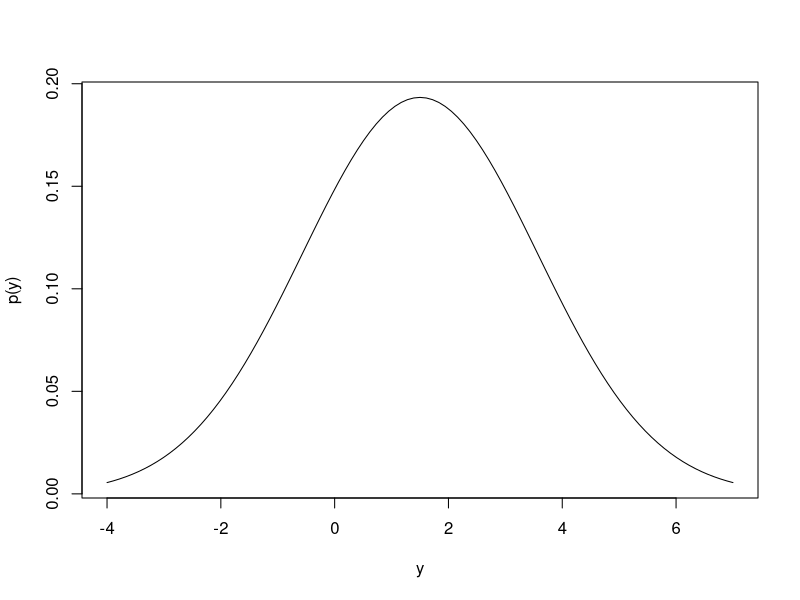
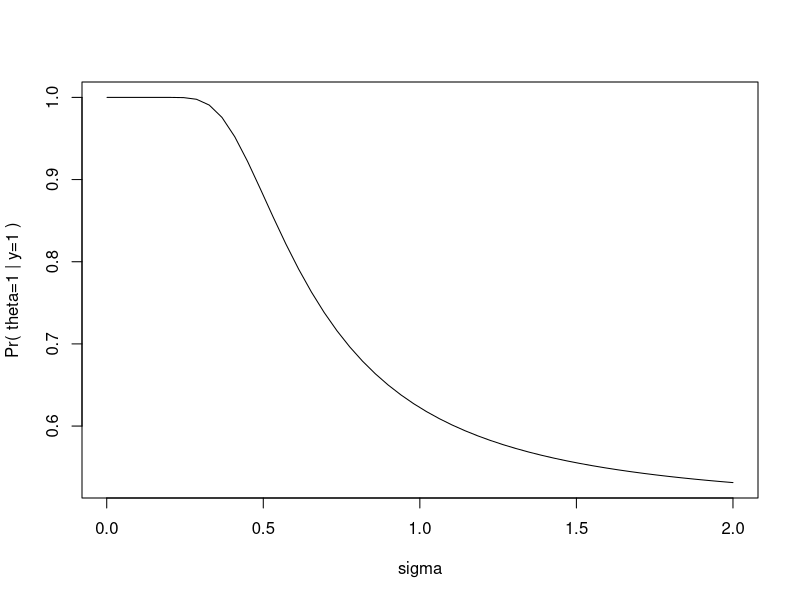
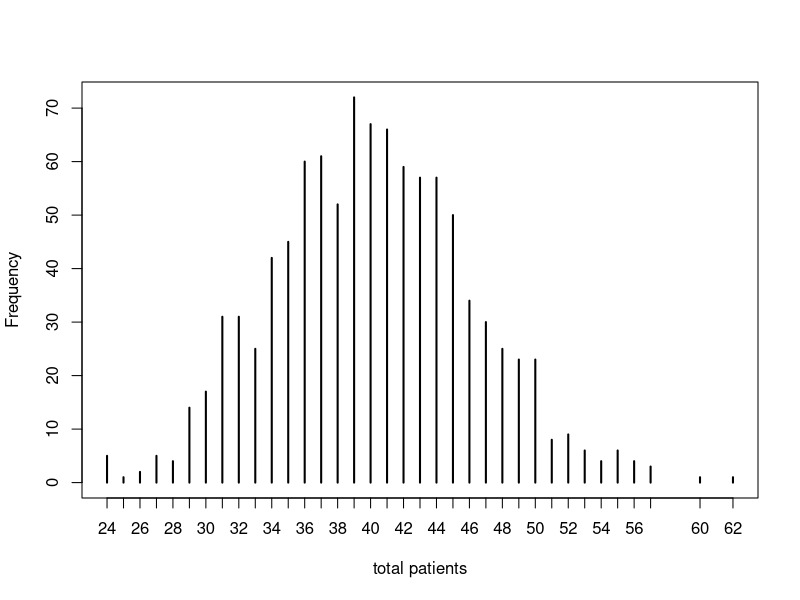
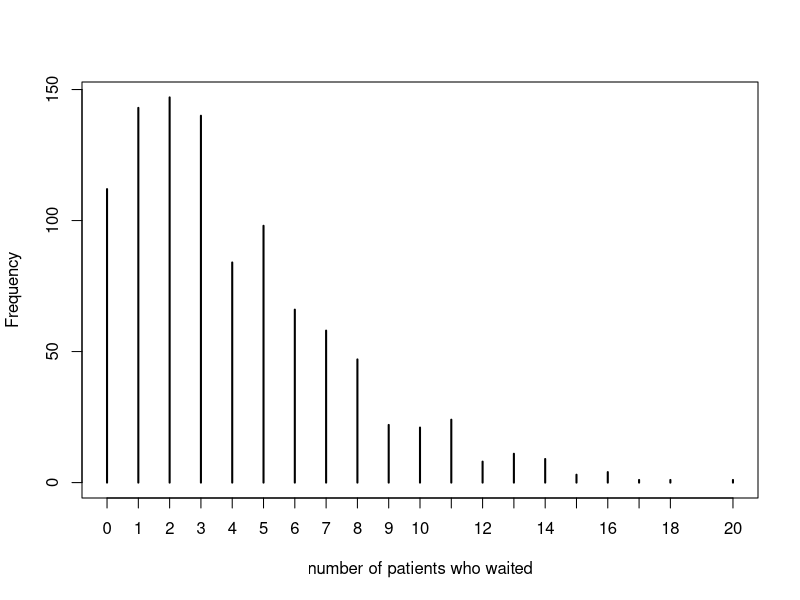
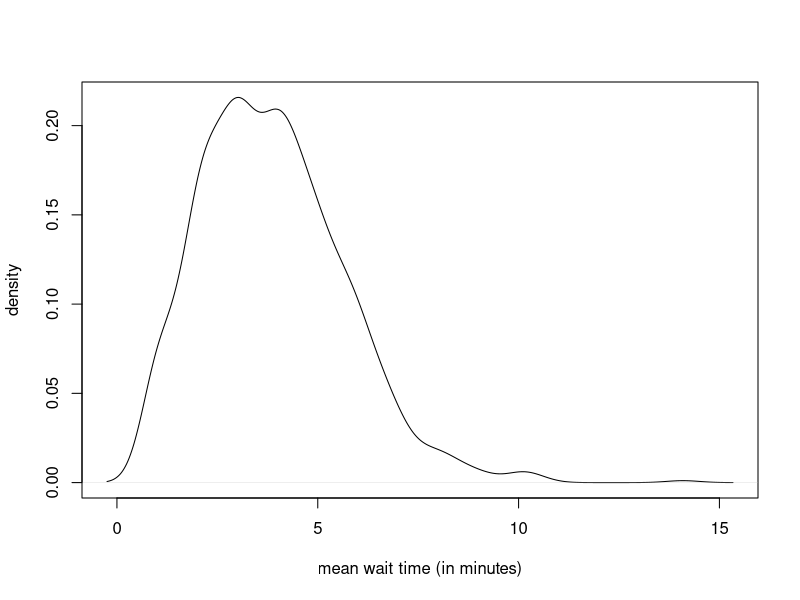
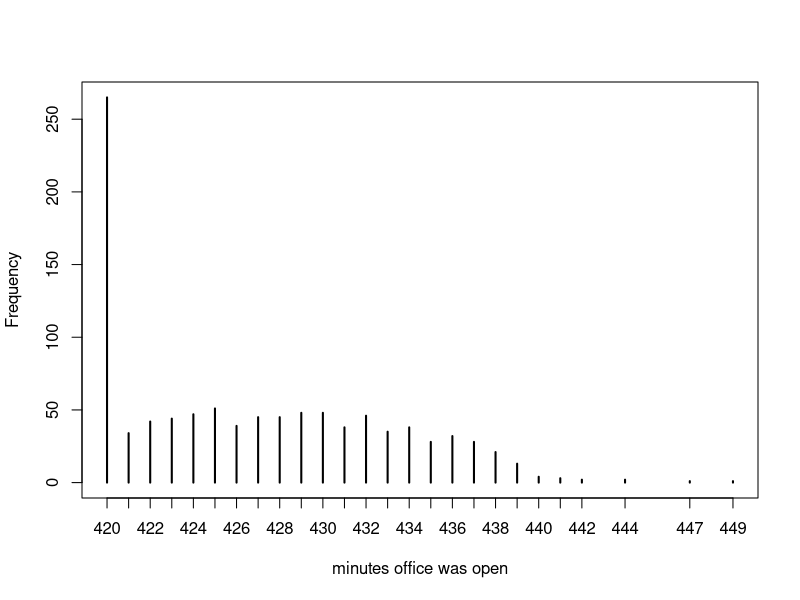

The R source for these figures, in order:
## ---- chunk 1
library(Cairo)
knitr::opts_chunk$set(
  fig.path = "figs/ch01ex_figs/ch01ex-"
)
## ---- chunk 2
# From the 'rethinking' package.
# https://github.com/rmcelreath/rethinking
simplehist <- function (x, round = TRUE, ylab = "Frequency", ...) 
{
    if (round == TRUE) 
        x <- round(x)
    plot(table(x), ylab = ylab, ...)
}
## ---- chunk 3
p <- function(y, sigma) 0.5*dnorm(y, 1, sigma) + 0.5*dnorm(y, 2, sigma)
curve(p(x, 2), from = -4, to = 7, xlab = "y", ylab = "p(y)")
## ---- chunk 4
prior <- c(0.5, 0.5)  # Pr(theta = 1) = Pr(theta = 2) = 0.5
likelihood <- c(dnorm(1, 1, 2), dnorm(1, 2, 2))  # Normal(y | theta, sigma)
posterior <- likelihood*prior
posterior <- posterior/sum(posterior)
posterior[1]
## ---- chunk 5
sigma.seq <- seq(from = 0.001, to = 2, length.out = 50)
prior <- c(0.5, 0.5)
post <- sapply(
    sigma.seq,
    function(s) {
        likelihood <- c(dnorm(1, 1, s), dnorm(1, 2, s))
        posterior <- likelihood*prior
        posterior/sum(posterior)
    }
)

plot(sigma.seq, post[1,], type = "l", xlab = "sigma", ylab = "Pr( theta=1 | y=1 )")
## ---- chunk 6
# c(fraternal, identical)
prior <- c(1/2, 1)  # probability that sibling was a boy
likelihood <- c(1/125, 1/300)
posterior <- prior*likelihood
posterior/sum(posterior)
## ---- chunk 7
# c(prize in selected box, prize in one of other boxes)
prior <- c(1, 2)
likelihood <- c(1, 1)  # Monty opens smaller prize
posterior <- prior*likelihood
posterior/sum(posterior)
## ---- chunk 8
###
# code for queue written by George Locke
# https://www.researchgate.net/post/What_is_the_queue_data_structure_in_R
###

# construct queue
new.queue <- function() {
    ret <- new.env()
    ret$front <- new.env()
    ret$front$q <- NULL
    ret$front$prev <- NULL
    ret$last <- ret$front
    return(ret)
}

# add to end of queue
enqueue <- function(queue, add){
    queue$last$q <- new.env()
    queue$last$q$prev <- queue$last
    queue$last <- queue$last$q
    queue$last$val <- add
    queue$last$q <- NULL
}

# return front of queue and remove it
dequeue <- function(queue){
    if (is.empty(queue))
        stop("Attempting to take element from empty queue")
    
    value <- queue$front$q$val
    queue$front <- queue$front$q
    queue$front$q$prev <- NULL
    return(value)
}

# check if queue is empty
is.empty <- function(queue)
    return(is.null(queue$front$q))

sim <- function() {
    doc1 <- data.frame(
        has_patient = 0,
        patient_finished_at = 0
    )
    
    doc2 <- data.frame(
        has_patient = 0,
        patient_finished_at = 0
    )
    
    doc3 <- data.frame(
        has_patient = 0,
        patient_finished_at = 0
    )
    
    patients <- 0
    waited <- 0
    q <- new.queue()
    waits <- numeric()
    
    # time loop
    minute <- 0
    while(minute < 7*60 | doc1$has_patient > 0 | doc2$has_patient > 0 | doc3$has_patient > 0) {
        # any patients leaving?
        if(doc1$has_patient == 1 & doc1$patient_finished_at == minute)
            doc1$has_patient <- 0
        if(doc2$has_patient == 1 & doc2$patient_finished_at == minute)
            doc2$has_patient <- 0
        if(doc3$has_patient == 1 & doc3$patient_finished_at == minute)
            doc3$has_patient <- 0
        
        # anyone in the queue?
        if(!is.empty(q)) {
            # is there a free doctor?
            if(doc1$has_patient == 0) {
                arrived <- dequeue(q)
                waits <- c(waits, minute - arrived)
                
                doc1$has_patient <- 1
                doc1$patient_finished_at <- minute + sample(5:20, 1)
            } else if(doc2$has_patient == 0) {
                arrived <- dequeue(q)
                waits <- c(waits, minute - arrived)
                
                doc2$has_patient <- 1
                doc2$patient_finished_at <- minute + sample(5:20, 1)
            } else if(doc3$has_patient == 0) {
                arrived <- dequeue(q)
                waits <- c(waits, minute - arrived)
                
                doc3$has_patient <- 1
                doc3$patient_finished_at <- minute + sample(5:20, 1)
            }
        }
        
        if(minute < 7*60 & rpois(1, 0.1) > 0) {
            # new patient arrived!
            patients <- patients + 1
            
            # is there a free doctor?
            if(doc1$has_patient == 0) {
                doc1$has_patient <- 1
                doc1$patient_finished_at <- minute + sample(5:20, 1)
            } else if(doc2$has_patient == 0) {
                doc2$has_patient <- 1
                doc2$patient_finished_at <- minute + sample(5:20, 1)
            } else if(doc3$has_patient == 0) {
                doc3$has_patient <- 1
                doc3$patient_finished_at <- minute + sample(5:20, 1)
            } else {
                # all doctors are busy! time to wait.
                enqueue(q, minute)
                waited <- waited + 1
            }
        }
        
        minute <- minute + 1
    }
    
    return(
        list(
            patients = patients,
            waited = waited,
            meanwait = ifelse(waited > 0, mean(waits), 0),
            close = minute
        )
    )
}

sim()
## ---- chunk 9
sims <- 1000
patients <- numeric()
waited <- numeric()
meanwaits <- numeric()
close <- numeric()
for(i in 1:sims){
    s <- sim()
    patients <- c(patients, s$patients)
    waited <- c(waited, s$waited)
    meanwaits <- c(meanwaits, ifelse(s$meanwait > 0, s$meanwait, NA))
    close <- c(close, s$close)
}
meanwaits <- na.omit(meanwaits)

simplehist(patients, xlab = "total patients")
simplehist(waited, xlab = "number of patients who waited")
plot(density(meanwaits), xlab = "mean wait time (in minutes)", ylab = "density", main = "")
simplehist(close, xlab = "minutes office was open")

data.frame(
    median = c(median(patients), median(waited), round(median(meanwaits), 2), median(close)),
    middle50percent = c(
        paste(quantile(patients, probs = 0.25), "-", quantile(patients, probs = 0.75)),
        paste(quantile(waited, probs = 0.25), "-", quantile(waited, probs = 0.75)),
        paste(round(quantile(meanwaits, probs = 0.25), 2), "-", round(quantile(meanwaits, probs = 0.75), 2)),
        paste(quantile(close, probs = 0.25), "-", quantile(close, probs = 0.75))
    ),
    row.names = c("total patients", "number who waited", "mean wait time", "minutes office was open")
)
